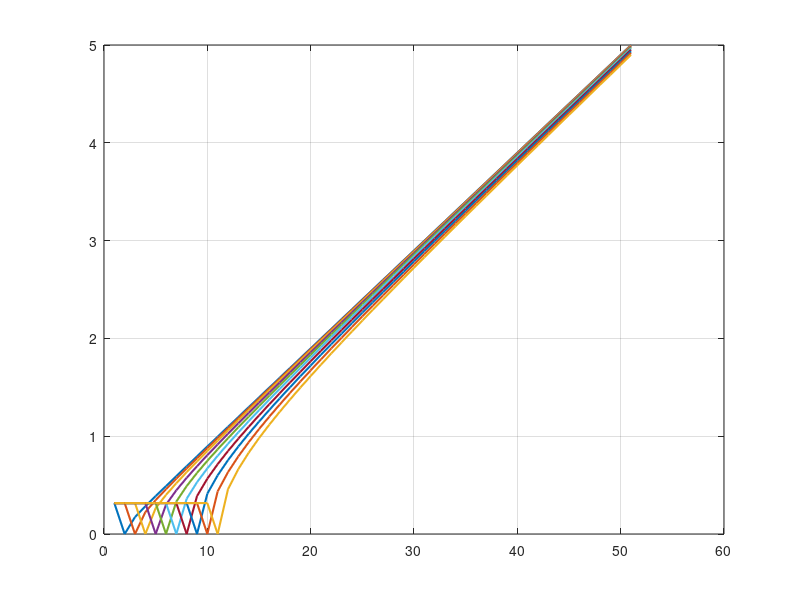

MATLAB code for this plot:
% Test the limits of the standard aircraft broadening width correction

clear all
close all

delta=0.1:0.1:1;

widthRaw=0:0.1:5;

figure('Renderer','painters')
hold on

for ii=1:length(delta)
    squares=widthRaw.^2-delta(ii).^2;
    squares(squares<0)=0.1;

    widthCorr=sqrt(squares);

    plot(widthCorr,'-','LineWidth',1.5)
end

grid on
box on